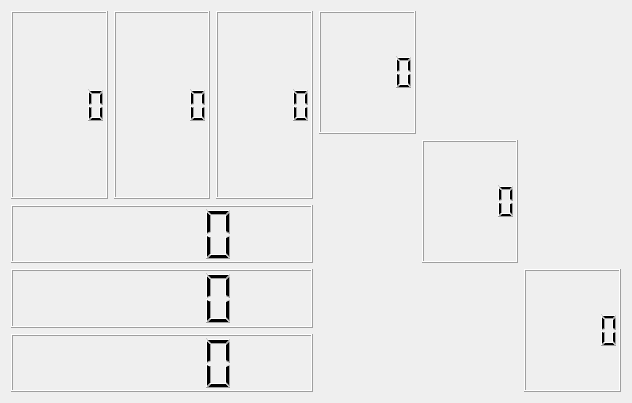
<?xml version="1.0" encoding="UTF-8"?>
<ui version="4.0">
 <class>Widget</class>
 <widget class="QWidget" name="Widget">
  <property name="geometry">
   <rect>
    <x>0</x>
    <y>0</y>
    <width>632</width>
    <height>403</height>
   </rect>
  </property>
  <property name="windowTitle">
   <string>Widget</string>
  </property>
  <layout class="QGridLayout" name="gridLayout_2">
   <item row="0" column="0">
    <layout class="QHBoxLayout" name="horizontalLayout">
     <item>
      <widget class="QLCDNumber" name="lcdNumber"/>
     </item>
     <item>
      <widget class="QLCDNumber" name="lcdNumber_2"/>
     </item>
     <item>
      <widget class="QLCDNumber" name="lcdNumber_3"/>
     </item>
    </layout>
   </item>
   <item row="1" column="0">
    <layout class="QVBoxLayout" name="verticalLayout">
     <item>
      <widget class="QLCDNumber" name="lcdNumber_4"/>
     </item>
     <item>
      <widget class="QLCDNumber" name="lcdNumber_5"/>
     </item>
     <item>
      <widget class="QLCDNumber" name="lcdNumber_6"/>
     </item>
    </layout>
   </item>
   <item row="0" column="1" rowspan="2">
    <layout class="QGridLayout" name="gridLayout">
     <item row="0" column="0">
      <widget class="QLCDNumber" name="lcdNumber_7"/>
     </item>
     <item row="1" column="1">
      <widget class="QLCDNumber" name="lcdNumber_8"/>
     </item>
     <item row="2" column="2">
      <widget class="QLCDNumber" name="lcdNumber_9"/>
     </item>
    </layout>
   </item>
  </layout>
  <zorder>lcdNumber</zorder>
  <zorder>lcdNumber_2</zorder>
  <zorder>lcdNumber_3</zorder>
  <zorder>lcdNumber_3</zorder>
  <zorder>lcdNumber_2</zorder>
  <zorder>lcdNumber</zorder>
  <zorder>lcdNumber_4</zorder>
  <zorder>lcdNumber_5</zorder>
  <zorder>lcdNumber_6</zorder>
  <zorder>lcdNumber_7</zorder>
  <zorder>lcdNumber_8</zorder>
  <zorder>lcdNumber_9</zorder>
 </widget>
 <layoutdefault spacing="6" margin="11"/>
 <resources/>
 <connections/>
</ui>
